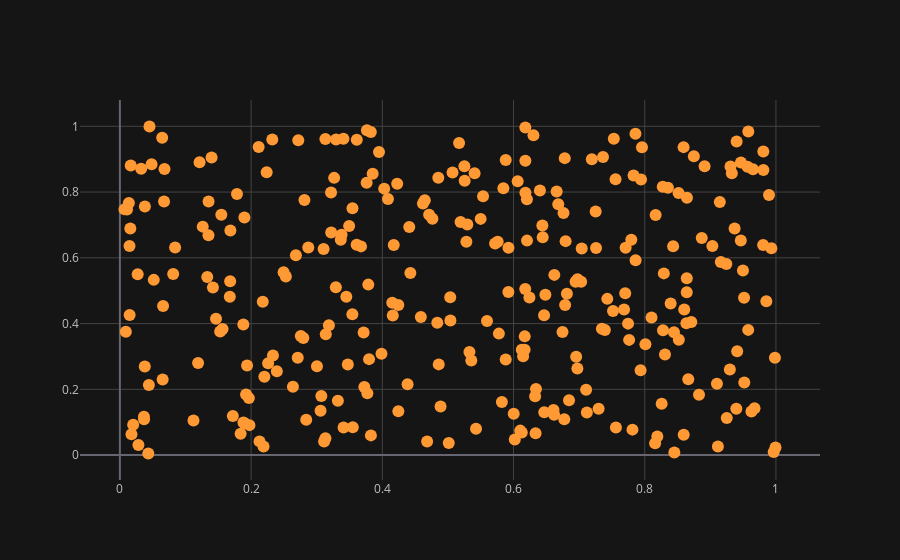

Notebook code cell kept with this figure:
### Code cell
df.iplot(x="a", y="b", mode = "markers")
#these datas from and b are not corelated....i.e. they are just random data

### Figure 1 — Plotly figure (JSON) as saved in the notebook; plotly's stock layout.template omitted (floating-point values rounded to 4 significant figures; data arrays with more than 128 entries replaced by an {"elided": "..."} marker saying what was removed)
{"data": [{"line": {"color": "rgba(255, 153, 51, 1.0)", "dash": "solid", "shape": "linear", "width": 1.3}, "marker": {"size": 12, "symbol": "circle"}, "mode": "markers", "name": "b", "text": "", "type": "scatter", "x": {"elided": "300 float values"}, "y": {"elided": "300 float values"}}], "layout": {"legend": {"bgcolor": "#151516", "font": {"color": "#D9D9D9"}}, "paper_bgcolor": "#151516", "plot_bgcolor": "#151516", "title": {"font": {"color": "#D9D9D9"}}, "xaxis": {"gridcolor": "#434343", "showgrid": true, "tickfont": {"color": "#C2C2C2"}, "title": {"font": {"color": "#D9D9D9"}, "text": ""}, "zerolinecolor": "#666570"}, "yaxis": {"gridcolor": "#434343", "showgrid": true, "tickfont": {"color": "#C2C2C2"}, "title": {"font": {"color": "#D9D9D9"}, "text": ""}, "zerolinecolor": "#666570"}}}
